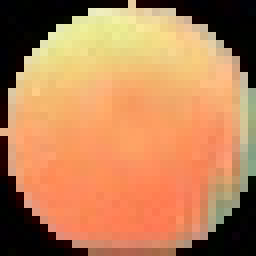
#> input picture Crop_Image/orange/108.jpg, 32 x 32 px, found by its file name (shown 8 times larger); its folder holds only this picture in this run
$ python Project3_Orange.py
#> lines starting #> are read from the running program, lines starting #| are printed output that depends on the picture; long printed decimals are rounded
### Source_Code/em.py
import numpy as np
from numpy.linalg import *
import matplotlib.pyplot as plt


def gaussian(x_, mean_, cov_):
    dim = mean_.shape[0]
    x_hat = (x_-mean_).reshape((-1, 1, dim))
    N = np.sqrt((2*np.pi)**dim * det(cov_))
    fac = np.einsum('...k,kl,...l->...', x_hat, inv(cov_), x_hat)
    return np.exp(-fac / 2) / N


def generate_data(mean_, cov_, size_):
    return np.random.multivariate_normal(mean_, cov_, size_)


class GaussianMixture:
    '''
    input: data and number of clusters
    '''
    def __init__(self, data_, k_):
        self.data = data_
        self.dim = self.data.shape[1]  # dimension of the Gaussian model
        self.K = k_  # number of clusters

        # Initialize the mean
        num = self.data.shape[0]//self.K

        self.mean = []
        self.cov = []
        for k in range(self.K):
            self.mean.append(np.sum(self.data[k*num:(k+1)*num, ...], axis=0)/num)
            self.cov.append(np.identity(self.dim))
        self.weight = np.array([1.0 for _ in range(self.K)])
        self.likelihood = 0.

    def __expectation__(self):
        prob_con = [gaussian(self.data, self.mean[k], self.cov[k])*self.weight[k] for k in range(self.K)]
        total = sum(prob_con)  # sum up over clusters
        self.prob = [prob_con[k]/total for k in range(self.K)]

    def __maximization__(self):
        for k in range(self.K):
            p_total = np.sum(self.prob[k])
            p_weighted = self.prob[k].reshape((-1, 1))*self.data

            #  update new mean
            p_weighted_sum = np.sum(p_weighted, axis=0)
            self.mean[k] = p_weighted_sum/p_total

            # update new covariance
            p_hat = self.data-self.mean[k]
            p_cov = self.prob[k].reshape((-1, 1, 1))*p_hat[:, :, None]*p_hat[:, None, :]  # batch cross dot
            p_cov = np.sum(p_cov, axis=0)
            self.cov[k] = p_cov/p_total
            self.weight[k] = p_total/self.data.shape[0]

    def train(self):
        self.__expectation__()
        self.__maximization__()

    def getLikelihood(self):
        likelihood = [gaussian(self.data, self.mean[k], self.cov[k]) * self.weight[k] for k in range(self.K)]
        likelihood = np.sum(np.log(sum(likelihood)))
        return likelihood

    def getModel(self):
        return self.mean, self.cov, self.weight

    # [5 lines left out: function getPdf, not called in this run]


# [43 lines that do not run on import are left out]

### Source_Code/Project3_Orange.py
import cv2
import numpy as np
from matplotlib import pyplot as plt
import os
from mpl_toolkits.mplot3d import Axes3D
import em


def load_images_from_folder(folder):
#> called with folder = 'orange'
    images = []
    for filename in os.listdir(folder):
        img = cv2.imread(os.path.join(folder,filename))
#> img is the input picture: shape (32, 32, 3); mean B, G, R 87.5, 130.1, 186.4
        if img is not None:
            images.append(img)
    return images

images = load_images_from_folder("orange")
#> images = 1 item
# image = cv2.imread("/home/an/Desktop/673/Project_3/green/Train/6.jpg")

hist_bgr = np.zeros((256, 256, 256))
for img in images:
    bgr_update = cv2.calcHist([images[0]], [0, 1, 2], None, [256, 256, 256], [50, 256, 50, 256, 50, 256])
    hist_bgr += bgr_update
#> this loop made 1 pass

hist_bgr /= len(images)
hist_bgr /= hist_bgr.sum()
num_data = 2
train = np.zeros((1, 3))  # Initialize training data
print('hist max, ', hist_bgr.max())
#| hist max,  0.007547
for scale in range(1, num_data):
    scale /= num_data
    scale *= hist_bgr.max()
    train_tmp = np.stack(np.where(hist_bgr >= scale), axis=1)
    if scale == 1/num_data:
        train = train_tmp
    else:
        train = np.concatenate((train, train_tmp))
#> this loop made 1 pass
#> scale on pass 1: 0.00377
train /= 255  # Training data normalization
#> train = [[0, 0, 0], [0.169, 0.373, 0.996], [0.173, 0.416, 0.992], [0.216, 0.427, 0.996], [0.224, 0.447, 0.988], [0.231, 0.514, 0.976], [0.243, 0.537, 0.992], [0.247, 0.514, 0.996], [0.247, 0.545, 0.996], [0.247, 0.549, 0.988]]
print('train shape, ', train.shape)
#| train shape,  (10, 3)
orange_gmm = em.GaussianMixture(train, 4)
#> in __init__, `self.data = data_`: self.data has the same summary as train outside __init__
#> after the loop in __init__, `for k in range(self.K):`: self.cov = [[[1, 0, 0], [0, 1, 0], [0, 0, 1]], [[1, 0, 0], [0, 1, 0], [0, 0, 1]], [[1, 0, 0], [0, 1, 0], [0, 0, 1]], [[1, 0, 0], [0, 1, 0], [0, 0, 1]]]; self.mean = [[0.0843, 0.186, 0.498], [0.194, 0.422, 0.994], [0.227, 0.48, 0.982], [0.245, 0.525, 0.994]]
#> in __init__, `self.weight = np.array([1.0 for _ in range(self.K)])`: self.weight = [1, 1, 1, 1]
hist_br = np.sum(hist_bgr, axis=1)
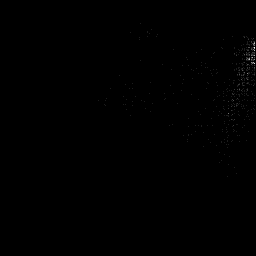
#> hist_br: shape (256, 256) float64; min 0, max 0.0113, mean 1.53e-05; drawn with min black and max white
# br_gmm = em.GaussianMixture(hist_br, 1)
iteration = 200
for _ in range(iteration):
    orange_gmm.train()
#> this loop made 200 passes
print("likelihood: ", orange_gmm.getLikelihood()-len(train)*3*np.log(255))
#| likelihood:  nan

# Video Reader
#> (the run stopped early here; a loop or call above may not have finished)
